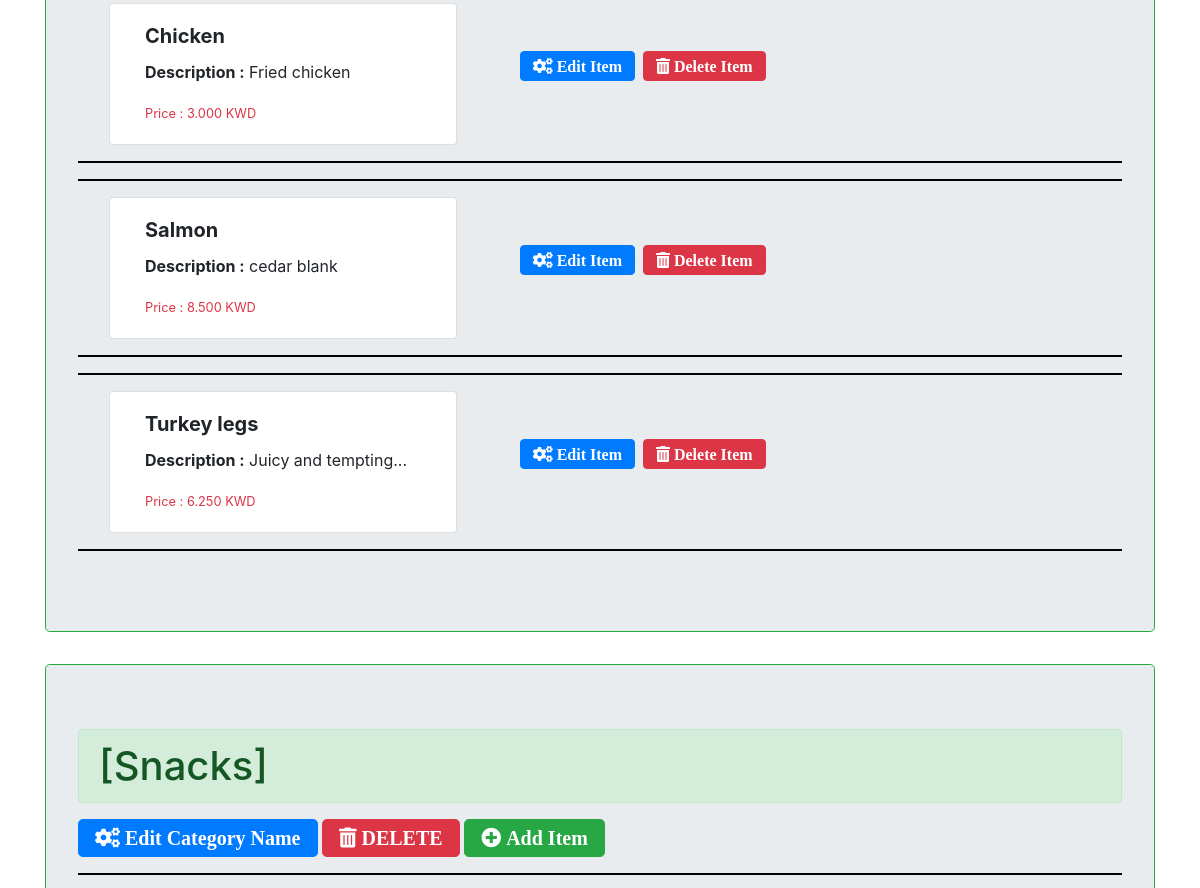
/detail/1/ (middle part), run on an earlier commit of the app's database.
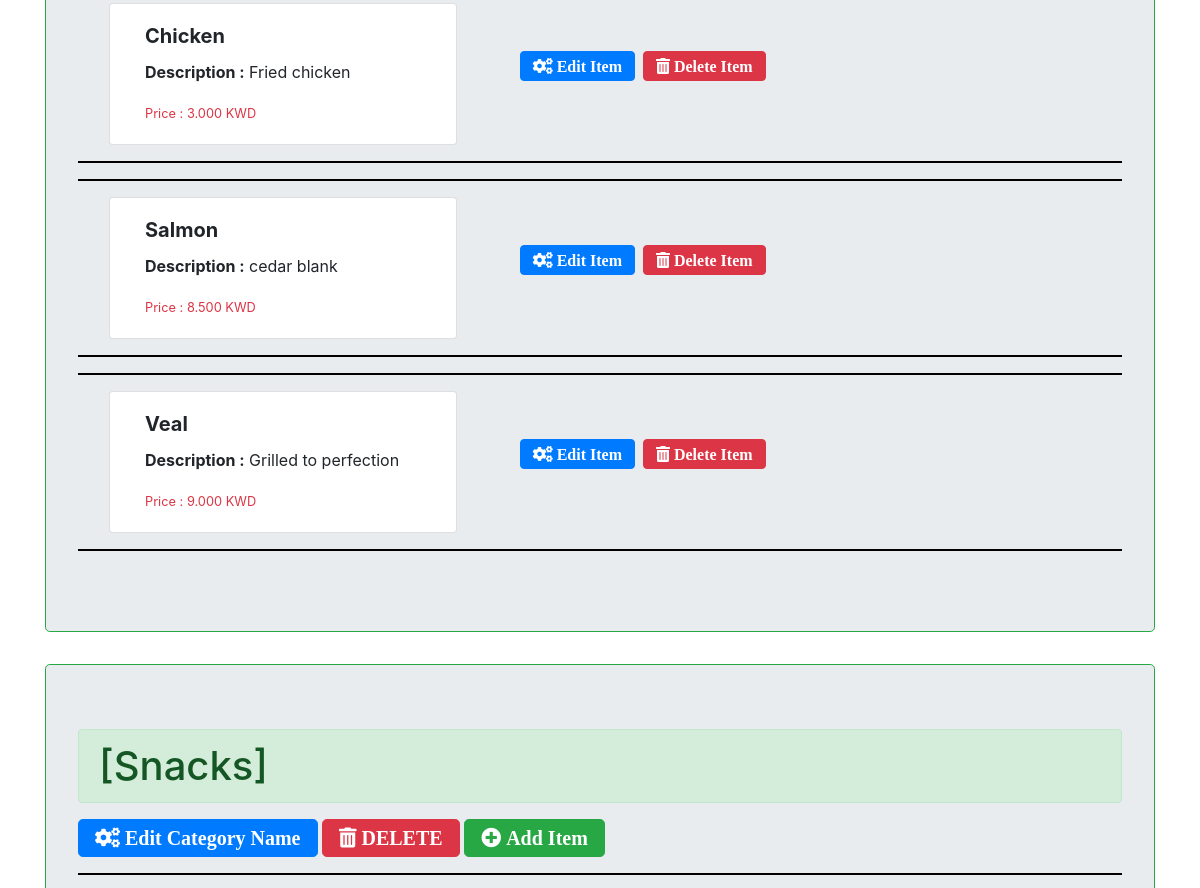
And on a later commit of the database.
### POSsystem/models.py (models this page shows, shortened)
class Item(models.Model):
	category = models.ForeignKey(Category, on_delete=models.CASCADE)
	name = models.CharField(max_length=25)
	description = models.TextField()
	price = models.DecimalField(max_digits=5, decimal_places=3)

class Category(models.Model):
	restaurant = models.ForeignKey(Restaurant, on_delete=models.CASCADE)
	name = models.CharField(max_length=25)

### POSsystem/views.py (the view)
# urls.py: path('detail/<int:restaurant_id>/', views.business_detail, name='detail'),
def business_detail(request, restaurant_id):
	restaurant_obj = Restaurant.objects.get(id=restaurant_id)
	context = {
		"restaurant_obj": restaurant_obj,
	}
	return render(request, 'detail.html', context)

### POSsystem/templates/detail.html (shortened to what this page needs)
{% extends "base.html" %}
{% block content %}
		<br>
		{%for category in restaurant_obj.category_set.all%}
			<div class="jumbotron border border-success">
			<h1 class="alert alert-success mx-auto">[{{category.name}}]</h1>
				<a href="{% url 'update_category' category_id=category.id %}"><button type="button" class="ml-5 mx-auto btn btn-primary btn-lg fas fa-cogs">  Edit Category Name</button></a>
					<button type="button" class="ml-5 mx-auto btn btn-danger btn-lg fas fa-trash-alt" data-toggle="modal" data-target="#deleteModal-{{category.id}}">
						DELETE
					</button>
				<a href="{% url 'addItem' category_id=category.id %}"><button type="button" class="ml-5 mx-auto btn btn-success btn-lg fas fa-plus-circle">  Add Item </button></a>
			<br>
			{%for item in category.item_set.all%}
			<hr style="height:2px;background-color:black;border:none;" noshade />
			<div class="card-deck ml-3 mt-3 ">
			  <div class="card col-md-4">
			    <div class="card-body">
			      <h5 class="card-title"> <strong> {{item.name}} </strong></h5>
			      <p class="card-text"><strong>Description :</strong> {{item.description}}</p>
			      <p class="card-text text-danger"><small class="">Price : {{item.price}} KWD</small></p>
		        </div>
	  		  </div>
	  		  <div>
	  			<a href="{% url 'update_item' item_id=item.id %}"><button type="button" class="ml-5 mt-5 btn btn-primary fas fa-cogs">  Edit Item</button></a>
	  		  </div>
	  			<a href="#">
	  			<button type="button" class="ml-2 mt-5 btn btn-danger fas fa-trash-alt " data-toggle="modal" data-target="#deleteModal-{{item.id}}">  Delete Item</button>
	  			</a>
			</div>
			<hr style="height:2px;background-color:black;border:none;" noshade />
			{%endfor%}
			</div>
		{%endfor%}
	</div>
{% endblock content %}

What changed in the data, as far as the page shows it:
removed Item: name "Turkey legs", description "Juicy and tempting...", price "6.250", shown under Category (number 1 of 2 on the later page)
added Item: name "Veal", description "Grilled to perfection", price "9.000", shown under Category (number 1 of 2 on the later page)
